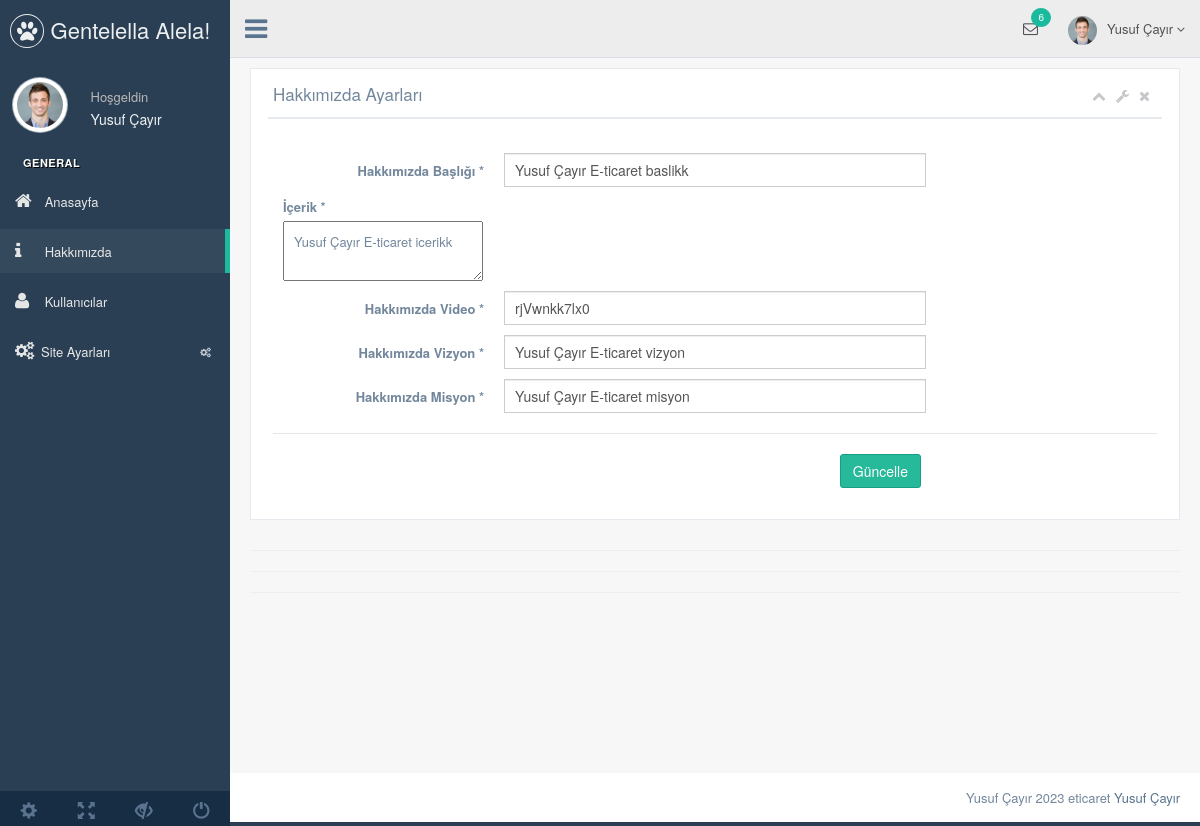
The page /eticaret/nedmin/production/hakkimizda.php (signed in) on the database its author committed.
### tables this page shows
CREATE TABLE `kullanici` (
  `kullanici_id` int NOT NULL,
  `kullanici_zaman` datetime DEFAULT NULL,
  `kullanici_resim` varchar(250) DEFAULT NULL,
  `kullanici_tc` varchar(45) DEFAULT NULL,
  `kullanici_ad` varchar(45) DEFAULT NULL,
  `kullanici_mail` varchar(45) DEFAULT NULL,
  `kullanici_gsm` varchar(45) DEFAULT NULL,
  `kullanici_password` varchar(45) DEFAULT NULL,
  `kullanici_adsoyad` varchar(45) DEFAULT NULL,
  `kullanici_adres` varchar(45) DEFAULT NULL,
  `kullanici_il` varchar(45) DEFAULT NULL,
  `kullanici_ilce` varchar(45) DEFAULT NULL,
  `kullanici_unvan` varchar(45) DEFAULT NULL,
  `kullanici_yetki` varchar(45) DEFAULT NULL,
  `kullanici_durum` int DEFAULT NULL
);

CREATE TABLE `hakkimizda` (
  `hakkimizda_id` int NOT NULL,
  `hakkimizda_baslik` varchar(250) DEFAULT NULL,
  `hakkimizda_icerik` longtext,
  `hakkimizda_video` varchar(45) DEFAULT NULL,
  `hakkimizda_vizyon` longtext,
  `hakkimizda_misyon` longtext
);

### eticaret/nedmin/production/hakkimizda.php (the view, shortened to what this page needs)
<?php
include 'header.php';
$hakkimizdasor=$db->prepare("SELECT * FROM hakkimizda where hakkimizda_id=:id");
$hakkimizdasor->execute(array(
    'id' => 0
    ));
$hakkimizdacek=$hakkimizdasor->fetch(PDO::FETCH_ASSOC);
?>
<head>
</head>
        <div class="right_col" role="main">
          <div class="">
            <div class="row">
              <div class="col-md-12 col-sm-12 col-xs-12">
                <div class="x_panel">
                  <div class="x_title">
                    <h2>Hakkımızda Ayarları </h2>
                    <ul class="nav navbar-right panel_toolbox">
                      <li><a class="collapse-link"><i class="fa fa-chevron-up"></i></a>
                      </li>
                      <li class="dropdown">
                        <a href="#" class="dropdown-toggle" data-toggle="dropdown" role="button" aria-expanded="false"><i class="fa fa-wrench"></i></a>
                      </li>
                      <li><a class="close-link"><i class="fa fa-close"></i></a>
                      </li>
                    </ul>
                    <div class="clearfix"></div>
                  </div>
                  <div class="x_content">
                    <br />
                    <form action="../netting/islem.php" method="POST" id="demo-form2" data-parsley-validate class="form-horizontal form-label-left">
                      <div class="form-group">
                        <label class="control-label col-md-3 col-sm-3 col-xs-12" for="first-name">Hakkımızda
                        Başlığı <span class="required">*</span>
                        </label>
                        <div class="col-md-6 col-sm-6 col-xs-12">
                          <input type="text" id="first-name" name="hakkimizda_baslik" value="<?php echo
                          $hakkimizdacek['hakkimizda_baslik']?>" required="required" class="form-control col-md-7 col-xs-12">
                        </div>
                      </div>
                      <div class="form-group">
  <label class="control-label-col-md-2 col-sm2 col-xs-12" for="first-name">İçerik <span class="required">*</span>
  </label>
  <div class="col-md-9 col-sm-9 col-xs-12">
  <textarea  class="ckeditor" id="editor1" name=hakkimizda_icerik><?php echo $hakkimizdacek['hakkimizda_icerik'];?></textarea>
  </div>
 </div>
                      <div class="form-group">
                        <label class="control-label col-md-3 col-sm-3 col-xs-12" for="first-name">Hakkımızda
                        Video <span class="required">*</span>
                        </label>
                        <div class="col-md-6 col-sm-6 col-xs-12">
                          <input type="text" id="first-name" name="hakkimizda_video" value="<?php echo
                          $hakkimizdacek['hakkimizda_video']?>" required="required" class="form-control col-md-7 col-xs-12">
                        </div>
                      </div>
                      <div class="form-group">
                        <label class="control-label col-md-3 col-sm-3 col-xs-12" for="first-name">Hakkımızda
                        Vizyon <span class="required">*</span>
                        </label>
                        <div class="col-md-6 col-sm-6 col-xs-12">
                          <input type="text" id="first-name" name="hakkimizda_vizyon" value="<?php echo
                          $hakkimizdacek['hakkimizda_vizyon']?>" required="required" class="form-control col-md-7 col-xs-12">
                        </div>
                      </div>
                      <div class="form-group">
                        <label class="control-label col-md-3 col-sm-3 col-xs-12" for="first-name">Hakkımızda
                        Misyon <span class="required">*</span>
                        </label>
                        <div class="col-md-6 col-sm-6 col-xs-12">
                          <input type="text" id="first-name" name="hakkimizda_misyon" value="<?php echo
                          $hakkimizdacek['hakkimizda_misyon']?>" required="required" class="form-control col-md-7 col-xs-12">
                        </div>
                      </div>
                      <div class="ln_solid"></div>
                      <div class="form-group">
                        <div align ="right" class="col-md-6 col-sm-6 col-xs-12 col-md-offset-3">
                          <button type="submit" name="hakkimizdakaydet" class="btn btn-success">Güncelle</button>
                        </div>
                      </div>
                    </form>
                  </div>
                </div>
              </div>
            </div>
<hr>
<hr>
<hr>
          </div>
        </div>
       <?php include 'footer.php';?>

### eticaret/nedmin/production/header.php (shortened to what this page needs)
<?php
include '../netting/baglan.php';
    $kullanicisor=$db->prepare("SELECT * FROM kullanici where kullanici_mail=:mail");
    $kullanicisor->execute(array(
      'mail' => $_SESSION['kullanici_mail']
      ));
    $kullanicicek=$kullanicisor->fetch(PDO::FETCH_ASSOC);
?>
<!DOCTYPE html>
<html lang="en">
  <head>
    <link href="../vendors/bootstrap/dist/css/bootstrap.min.css" rel="stylesheet">
    <link href="../vendors/font-awesome/css/font-awesome.min.css" rel="stylesheet">
    <link href="../vendors/nprogress/nprogress.css" rel="stylesheet">
    <link href="../vendors/iCheck/skins/flat/green.css" rel="stylesheet">
    <link href="../vendors/datatables.net-bs/css/dataTables.bootstrap.min.css" rel="stylesheet">
    <link href="../vendors/datatables.net-buttons-bs/css/buttons.bootstrap.min.css" rel="stylesheet">
    <link href="../vendors/datatables.net-fixedheader-bs/css/fixedHeader.bootstrap.min.css" rel="stylesheet">
    <link href="../vendors/datatables.net-responsive-bs/css/responsive.bootstrap.min.css" rel="stylesheet">
    <link href="../vendors/datatables.net-scroller-bs/css/scroller.bootstrap.min.css" rel="stylesheet">
    <link href="../build/css/custom.min.css" rel="stylesheet">
  </head>
  <body class="nav-md">
    <div class="container body">
      <div class="main_container">
        <div class="col-md-3 left_col">
          <div class="left_col scroll-view">
            <div class="navbar nav_title" style="border: 0;">
              <a href="index.html" class="site_title"><i class="fa fa-paw"></i> <span>Gentelella Alela!</span></a>
            </div>
            <div class="profile clearfix">
              <div class="profile_pic">
                <img src="images/img.jpg" alt="..." class="img-circle profile_img">
              </div>
              <div class="profile_info">
                <span>Hoşgeldin</span>
                <h2> <?php echo $kullanicicek['kullanici_adsoyad'] ?> </h2>
              </div>
            </div>
            <br />
            <div id="sidebar-menu" class="main_menu_side hidden-print main_menu">
              <div class="menu_section">
                <h3>General</h3>
                <ul class="nav side-menu">
                <li><a href="index.php"><i class="fa fa-home"></i> Anasayfa </a></li>
                <li><a href="hakkimizda.php"><i class="fa fa-info"></i> Hakkımızda </a></li>
                <li><a href="kullanici.php"><i class="fa fa-user"></i> Kullanıcılar </a></li>
                  <li><a><i class="fa fa-cogs"></i>Site Ayarları <span class="fa fa-cogs"></span></a>
                  </li>
                </ul>
              </div>
            </div>
            <div class="sidebar-footer hidden-small">
              <a data-toggle="tooltip" data-placement="top" title="Settings">
                <span class="glyphicon glyphicon-cog" aria-hidden="true"></span>
              </a>
              <a data-toggle="tooltip" data-placement="top" title="FullScreen">
                <span class="glyphicon glyphicon-fullscreen" aria-hidden="true"></span>
              </a>
              <a data-toggle="tooltip" data-placement="top" title="Lock">
                <span class="glyphicon glyphicon-eye-close" aria-hidden="true"></span>
              </a>
              <a data-toggle="tooltip" data-placement="top" title="Logout">
                <span class="glyphicon glyphicon-off" aria-hidden="true"></span>
              </a>
            </div>
          </div>
        </div>
        <div class="top_nav">
          <div class="nav_menu">
            <nav>
              <div class="nav toggle">
                <a id="menu_toggle"><i class="fa fa-bars"></i></a>
              </div>
              <ul class="nav navbar-nav navbar-right">
                <li class="">
                  <a href="javascript:;" class="user-profile dropdown-toggle" data-toggle="dropdown" aria-expanded="false">
                    <img src="images/img.jpg" alt=""><?php echo $kullanicicek['kullanici_adsoyad']; ?>
                    <span class=" fa fa-angle-down"></span>
                  </a>
                </li>
                <li role="presentation" class="dropdown">
                  <a href="javascript:;" class="dropdown-toggle info-number" data-toggle="dropdown" aria-expanded="false">
                    <i class="fa fa-envelope-o"></i>
                    <span class="badge bg-green">6</span>
                  </a>
                </li>
              </ul>
            </nav>
          </div>
        </div>

### rows shown on the page
kullanici: kullanici_adsoyad "Yusuf Çayır"
hakkimizda: hakkimizda_baslik "Yusuf Çayır E-ticaret baslikk", hakkimizda_icerik "Yusuf Çayır E-ticaret icerikk", hakkimizda_video "rjVwnkk7lx0", hakkimizda_vizyon "Yusuf Çayır E-ticaret vizyon", hakkimizda_misyon "Yusuf Çayır E-ticaret misyon"
